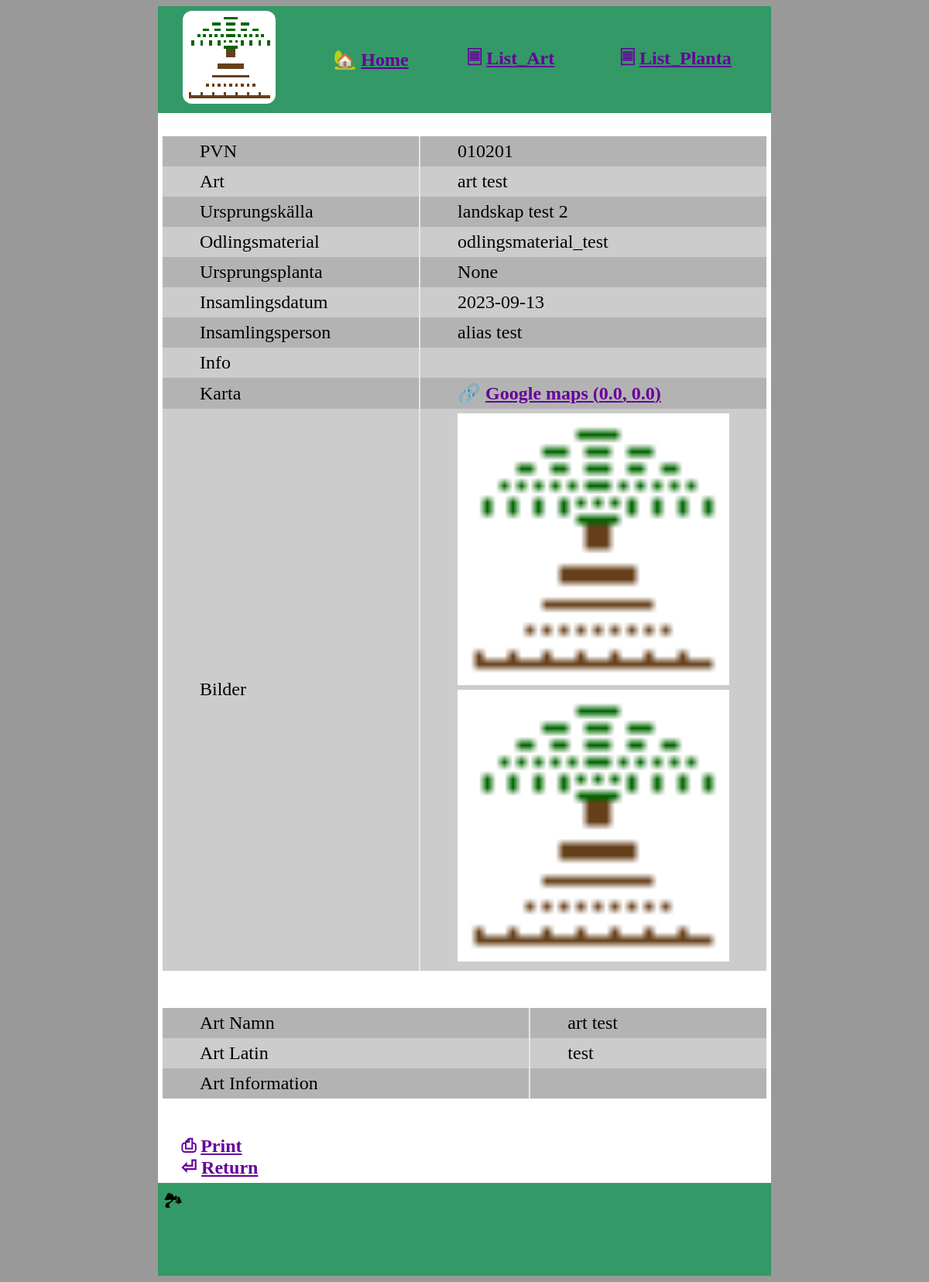
The page /list_planta/1 on the database its author committed.
### trees/models.py (models this page shows, shortened)
class planta(Model):
    generate = BooleanField(default=True)
    pvn = CharField(default=-1,max_length=6, editable=False) #TEMP?
    art = ForeignKey(art, on_delete=CASCADE) #pnv:1
    landskap = ForeignKey(landskap, on_delete=CASCADE,editable=False) #pvn:2
    diskriminator = IntegerField(default=-1, null=True, editable=False) #!!pvn:3
    ursprungskalla = ForeignKey(ursprungskalla, on_delete=CASCADE)
    odlingsmaterial = ForeignKey(odlingsmaterial, on_delete=CASCADE)
    ursprungsplanta = ForeignKey("self", on_delete=CASCADE, blank=True, null=True)
    insamlingsdatum = DateField()
    insamlingsperson = ForeignKey(insamlingsperson, on_delete=CASCADE, blank=True, null=True)
    info = CharField(max_length=500, blank=True)
    rotade = CharField(max_length=255, blank=True, null=True) #!!TBR?
    sticklingar = CharField(max_length=255, blank=True, null=True) #!!TBR?
    planterad = BooleanField(blank=True, null=True)
    antal_plockade = IntegerField(blank=True, null=True) #!!TBR

class art(Model):
    namn = CharField(max_length=255)
    latin = CharField(max_length=255)
    info = TextField(blank=True)
    def __str__(self):
        return f"{self.namn}"

class ursprungskalla(Model):
    landskap = ForeignKey(landskap, on_delete=CASCADE)
    lan = ForeignKey(lan, on_delete=CASCADE, blank=True, null=True)
    info = CharField(max_length=500) #!!500
    koord_lat = FloatField(default=0)
    koord_lon = FloatField(default=0)

class landskap(Model):
    namn = CharField(max_length=255)
    info = CharField(max_length=500)

class odlingsmaterial(Model):
    typ = CharField(max_length=255)
    def __str__(self):
        return f"{self.typ}"

class insamlingsperson(Model):
    alias = CharField(max_length=255)
    tel = CharField(max_length=255, blank=True, null=True)
    email = EmailField(blank=True, null=True)
    def __str__(self):
        return f"{self.alias}"

class bild(Model):
    pvnlink = ForeignKey(planta, null=False, on_delete=CASCADE)
    img = ImageField(upload_to ='webdev/trees/static/img_trees')
    namn = CharField(null=True, editable=False, max_length=255)
    def __str__(self):
        return f"{self.pvnlink.pvn}:{self.namn}"

### trees/views.py (the view)
# urls.py: path('list_planta/<int:id>', views.detail_planta, name='detail_planta'),
def detail_planta(request, id):
  detail_planta = planta.objects.get(id=id)
  detail_planta_bild = bild.objects.filter(pvnlink=detail_planta)
  print(detail_planta.pvn, detail_planta_bild)
  return view(request, 'detail.html', {'detail_planta': detail_planta, 'detail_planta_bild':detail_planta_bild})

### trees/views.py (called while the page is built)
def view(request, template_, context_):
  template = loader.get_template(template_)
  context=context_
  return HttpResponse(template.render(context, request))

### trees/templates/detail.html (shortened to what this page needs)
{% extends "main.html" %}
{% block content %}
    {% if detail_planta %}
        {% include 'detail_planta.html' %}
    {% endif %}
    <a class="return_link printHide" onclick="window.print()">&#9113; <span class="uscr">Print</span></a><br>
    <a class="return_link printHide" onclick="history.back()">&#9166; <span class="uscr">Return</span></a>
{% endblock %}

### trees/templates/detail_planta.html
{% load static %}
<table cellspacing="0" class="margin_auto">
    <tr>
        <td>PVN</td>
        <td>{{ detail_planta.pvn }}</td>
    </tr>
    <tr>
        <td>Art</td><td>{{ detail_planta.art }}</td>
    </tr>
    <tr>
        <td>Ursprungskälla</td><td>{{ detail_planta.ursprungskalla.landskap.namn }}</td>
    </tr>
    <tr>
        <td>Odlingsmaterial</td><td>{{ detail_planta.odlingsmaterial }}</td>
    </tr>
    <tr>
        <td>Ursprungsplanta</td><td>{{ detail_planta.ursprungsplanta }}</td>
    </tr>
    <tr>
        <td>Insamlingsdatum</td><td>{{ detail_planta.insamlingsdatum|date:"Y-m-d" }}</td>
    </tr>
    <tr>
        <td>Insamlingsperson</td><td>{{ detail_planta.insamlingsperson }}</td>
    </tr>
    <tr>
        <td>Info</td><td>{{ detail_planta.info }}</td>
    </tr>
    <tr>
        <td>Karta</td>
        <td><a target="_blank" href="https://www.google.com/maps/@?api=1&map_action=map&center={{detail_planta.ursprungskalla.koord_lat}}%2C{{detail_planta.ursprungskalla.koord_lon}}&zoom=12&basemap=terrain"><span class="printHide">&#128279; <span class="uscr">Google maps </span></span><span class="uscr">({{detail_planta.ursprungskalla.koord_lat}}, {{detail_planta.ursprungskalla.koord_lon}})</span></a></td>
    </tr>
    <tr class="printHide">
        <td>Bilder</td>
        <td>
            {% if detail_planta_bild %}
                {% for bild in detail_planta_bild %}
                    <img class="detail_bild" src="{% static 'img_trees/' %}{{bild.namn}}"></img>
                    <br>
                {% endfor %}
            {% endif %}
        </td>
    </tr>
</table>
<table cellspacing="0" class="margin_auto">
    <tr>
        <td>Art Namn</td><td>{{ detail_planta.art.namn }}</td>
    </tr>
    <tr>
        <td>Art Latin</td><td>{{ detail_planta.art.latin }}</td>
    </tr>
    <tr>
        <td>Art Information</td>
        <td>{{ detail_planta.art.info }}</td>
    </tr>
</table>

### trees/static/css/main.css (style rules this page uses)
body { background-color: #999999; overflow: hidden; overflow-y: scroll; font-size: 48px; }
a { font-weight: 600; color: #609; text-decoration: none; }
table { background-color: #000; }
tr { background-color: #b3b3b3; }
tr:nth-child(even) { background-color: #cccccc; }
td { border-right: 0.1em solid #e6e6e6; padding: 0.25em 0.25em; }
td:last-child { border-right: none; }
.margin_auto { margin: auto; }
.uscr { text-decoration: underline; }
@media screen and (min-width: 981px) { body { font-size: 24px; } }
@media screen and (min-width: 981px) { td { padding: 0.25em 2em; } }

### trees/static/css/detail.css (style rules this page uses)
.return_link { margin: 1em 1em 1em 1em; }
#center table { margin-top: 1em; margin-bottom: 2em; width: 100%; }
.detail_bild { width: 100%; }

### rows shown on the page
planta: pvn "010201", art "art test", ursprungskalla.landskap.namn "landskap test 2", odlingsmaterial "odlingsmaterial_test", ursprungsplanta "None", insamlingsdatum "2023-09-13", insamlingsperson "alias test", ursprungskalla.koord_lat "0.0", ursprungskalla.koord_lon "0.0", art.namn "art test", art.latin "test"
bild: namn (picture)
bild: namn (picture)
